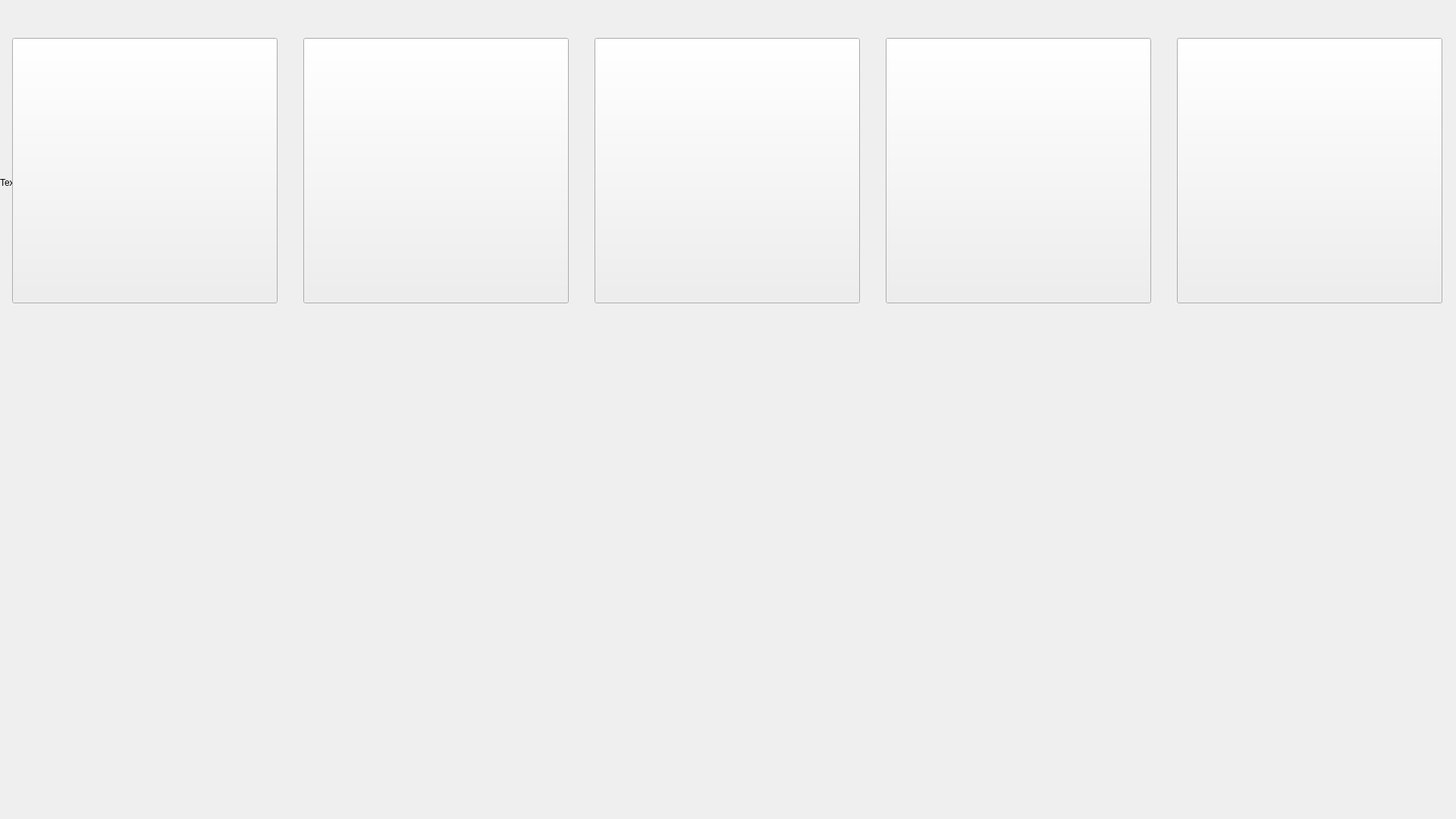
<?xml version="1.0" encoding="UTF-8"?>
<ui version="4.0">
 <class>MainWindowDesign</class>
 <widget class="QMainWindow" name="MainWindowDesign">
  <property name="geometry">
   <rect>
    <x>0</x>
    <y>0</y>
    <width>1920</width>
    <height>1080</height>
   </rect>
  </property>
  <property name="windowTitle">
   <string>QRosApp</string>
  </property>
  <property name="windowIcon">
   <iconset resource="../../ds4_control_kuro/resources/images.qrc">
    <normaloff>:/images/icon.png</normaloff>:/images/icon.png</iconset>
  </property>
  <property name="locale">
   <locale language="English" country="Australia"/>
  </property>
  <widget class="QWidget" name="centralwidget">
   <widget class="QLabel" name="background_label">
    <property name="geometry">
     <rect>
      <x>0</x>
      <y>0</y>
      <width>121</width>
      <height>481</height>
     </rect>
    </property>
    <property name="text">
     <string>TextLabel</string>
    </property>
   </widget>
   <widget class="QPushButton" name="video_btn">
    <property name="geometry">
     <rect>
      <x>16</x>
      <y>50</y>
      <width>350</width>
      <height>350</height>
     </rect>
    </property>
    <property name="text">
     <string/>
    </property>
   </widget>
   <widget class="QPushButton" name="cotton_candy_btn">
    <property name="geometry">
     <rect>
      <x>400</x>
      <y>50</y>
      <width>350</width>
      <height>350</height>
     </rect>
    </property>
    <property name="text">
     <string/>
    </property>
   </widget>
   <widget class="QPushButton" name="stop_btn">
    <property name="geometry">
     <rect>
      <x>1552</x>
      <y>50</y>
      <width>350</width>
      <height>350</height>
     </rect>
    </property>
    <property name="text">
     <string/>
    </property>
   </widget>
   <widget class="QPushButton" name="skeleton_btn">
    <property name="geometry">
     <rect>
      <x>784</x>
      <y>50</y>
      <width>350</width>
      <height>350</height>
     </rect>
    </property>
    <property name="text">
     <string/>
    </property>
   </widget>
   <widget class="QPushButton" name="display_btn">
    <property name="geometry">
     <rect>
      <x>1168</x>
      <y>50</y>
      <width>350</width>
      <height>350</height>
     </rect>
    </property>
    <property name="text">
     <string/>
    </property>
   </widget>
  </widget>
  <action name="action_Quit">
   <property name="text">
    <string>&amp;Quit</string>
   </property>
   <property name="shortcut">
    <string>Ctrl+Q</string>
   </property>
   <property name="shortcutContext">
    <enum>Qt::ApplicationShortcut</enum>
   </property>
  </action>
  <action name="action_Preferences">
   <property name="text">
    <string>&amp;Preferences</string>
   </property>
  </action>
  <action name="actionAbout">
   <property name="text">
    <string>&amp;About</string>
   </property>
  </action>
  <action name="actionAbout_Qt">
   <property name="text">
    <string>About &amp;Qt</string>
   </property>
  </action>
 </widget>
 <resources>
  <include location="../../ds4_control_kuro/resources/images.qrc"/>
 </resources>
 <connections>
  <connection>
   <sender>action_Quit</sender>
   <signal>triggered()</signal>
   <receiver>MainWindowDesign</receiver>
   <slot>close()</slot>
   <hints>
    <hint type="sourcelabel">
     <x>-1</x>
     <y>-1</y>
    </hint>
    <hint type="destinationlabel">
     <x>399</x>
     <y>299</y>
    </hint>
   </hints>
  </connection>
 </connections>
</ui>
